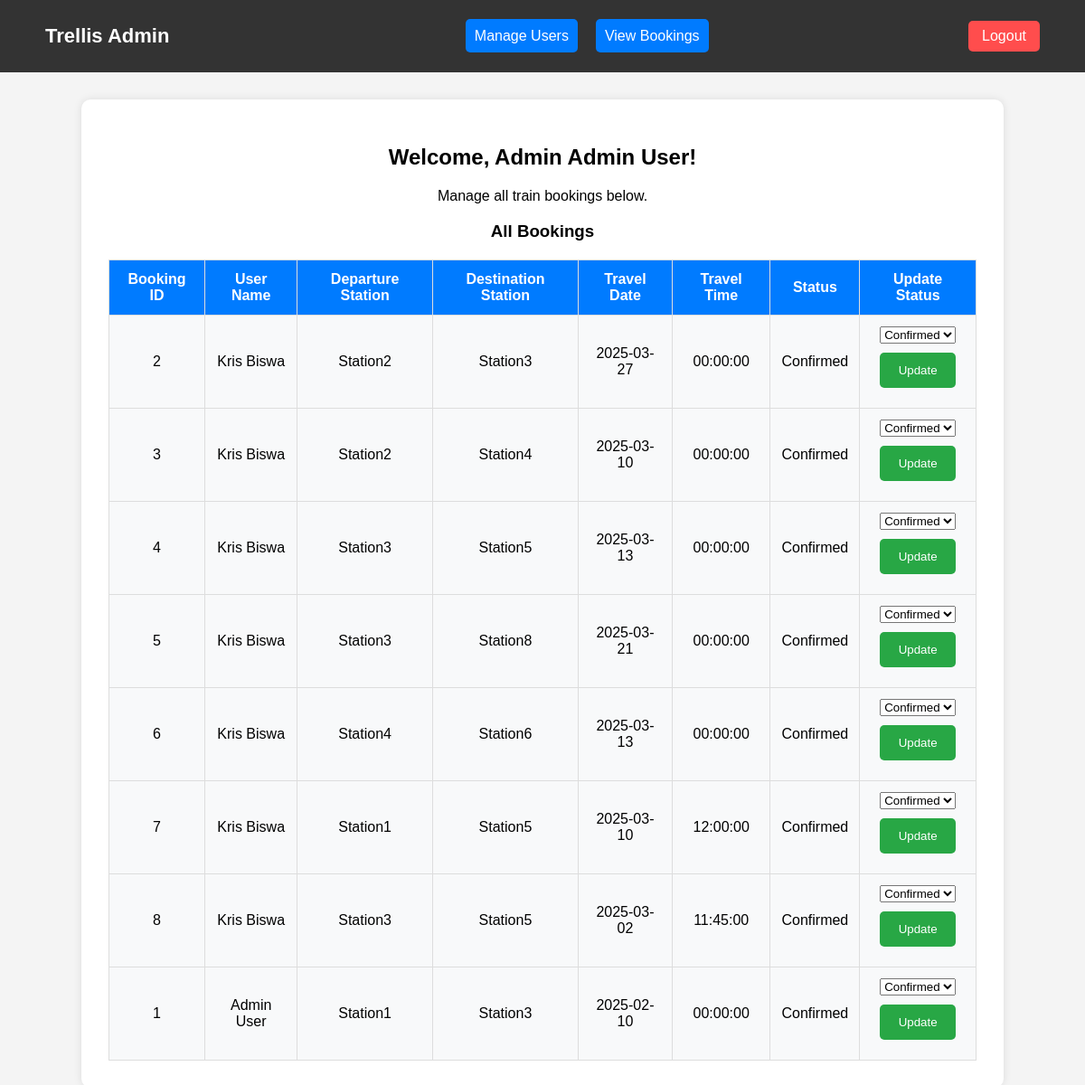
Screenshot of /view_bookings.php (signed in) with the database file from the repository.
### tables this page shows
CREATE TABLE IF NOT EXISTS `bookings` (
  `booking_id` int(11) NOT NULL AUTO_INCREMENT,
  `user_id` int(11) NOT NULL,
  `departure_station` varchar(100) NOT NULL,
  `destination_station` varchar(100) NOT NULL,
  `travel_date` date NOT NULL,
  `status` enum('Pending','Confirmed','Scheduled','Cancelled','Waiting','Accepted','Boarded') DEFAULT 'Pending',
  `created_at` timestamp NULL DEFAULT CURRENT_TIMESTAMP,
  `travel_time` time NOT NULL,
  `arrival_time` int(32) NOT NULL DEFAULT 0,
  PRIMARY KEY (`booking_id`),
  KEY `user_id` (`user_id`)
);

CREATE TABLE IF NOT EXISTS `users` (
  `id` int(11) NOT NULL AUTO_INCREMENT,
  `first_name` varchar(50) NOT NULL,
  `last_name` varchar(50) NOT NULL,
  `email` varchar(100) NOT NULL,
  `password` varchar(255) NOT NULL,
  `phone_number` varchar(20) NOT NULL,
  `birthday` date NOT NULL,
  `created_at` timestamp NULL DEFAULT CURRENT_TIMESTAMP,
  `is_admin` tinyint(1) NOT NULL DEFAULT '0',
  PRIMARY KEY (`id`),
  UNIQUE KEY `email` (`email`)
);

### view_bookings.php (the view, shortened to what this page needs)
<?php
include 'includes/db_config.php';
$admin_name = $_SESSION["first_name"] . " " . $_SESSION["last_name"];
?>
<!DOCTYPE html>
<html lang="en">
<head>
    <link rel="stylesheet" href="assets/css/style.css">
</head>
<body>
    <nav class="navbar">
        <div class="nav-logo">Trellis Admin</div>
        <ul class="nav-links">
            <li><a href="admin_dashboard.php">Manage Users</a></li>
            <li><a href="#">View Bookings</a></li>
        </ul>
        <a href="logout.php" class="logout-btn">Logout</a>
    </nav>
    <div class="admin-container">
        <h2>Welcome, Admin <?php echo htmlspecialchars($admin_name); ?>!</h2>
        <p>Manage all train bookings below.</p>
        <h3>All Bookings</h3>
        <table>
            <thead>
                <tr>
                    <th>Booking ID</th>
                    <th>User Name</th>
                    <th>Departure Station</th>
                    <th>Destination Station</th>
                    <th>Travel Date</th>
                    <th>Travel Time</th>
                    <th>Status</th>
                    <th>Update Status</th>
                </tr>
            </thead>
            <tbody>
                <?php
                $result = $conn->query("SELECT b.booking_id, u.first_name, u.last_name, b.departure_station,
                        b.destination_station, b.travel_date, b.travel_time, b.status
                        FROM bookings b
                        JOIN users u ON b.user_id = u.id");
                while ($row = $result->fetch_assoc()) {
                    echo "<tr>
                            <td>{$row['booking_id']}</td>
                            <td>{$row['first_name']} {$row['last_name']}</td>
                            <td>{$row['departure_station']}</td>
                            <td>{$row['destination_station']}</td>
                            <td>{$row['travel_date']}</td>
                            <td>{$row['travel_time']}</td>
                            <td>{$row['status']}</td>
                            <td>
                                <form action='update_booking.php' method='post'>
                                    <input type='hidden' name='booking_id' value='{$row['booking_id']}'>
                                    <select name='status' required>
                                        <option value='Pending' " . ($row['status'] == 'Pending' ? 'selected' : '') . ">Pending</option>
                                        <option value='Confirmed' " . ($row['status'] == 'Confirmed' ? 'selected' : '') . ">Confirmed</option>
                                        <option value='Cancelled' " . ($row['status'] == 'Cancelled' ? 'selected' : '') . ">Cancelled</option>
                                    </select>
                                    <button type='submit'>Update</button>
                                </form>
                            </td>
                          </tr>";
                }
                ?>
            </tbody>
        </table>
    </div>
</body>
</html>

### assets/css/style.css (style rules this page uses)
body { font-family: Arial, sans-serif; background-color: #f4f4f4; margin: 0; padding: 0; }
input, button { width: calc(100% - 20px); padding: 12px; margin: 10px 0; border: 1px solid #ccc; border-radius: 5px; display: block; margin-left: auto; margin-right: auto; }
button { background-color: #28a745; color: white; border: none; cursor: pointer; }
.navbar { display: flex; justify-content: space-between; align-items: center; background: #333; padding: 15px 50px; color: white; }
.nav-logo { font-size: 22px; font-weight: bold; }
.nav-links { list-style: none; display: flex; gap: 20px; }
.nav-links li { display: inline; }
.nav-links a { color: white; text-decoration: none; font-size: 16px; padding: 10px; background: #007bff; border-radius: 5px; }
.logout-btn { background: #88c000; color: white; padding: 8px 15px; text-decoration: none; border-radius: 5px; }
.admin-container { width: 80%; margin: auto; background: white; padding: 30px; border-radius: 10px; box-shadow: 0px 0px 10px rgba(0, 0, 0, 0.1); text-align: center; margin-top: 30px; }
table { width: 100%; border-collapse: collapse; margin-top: 20px; }
th, td { border: 1px solid #ddd; padding: 12px; text-align: center; }
th { background: #007bff; color: white; }
td { background: #f8f9fa; }
.logout-btn { background: #ff4d4d; color: white; padding: 8px 15px; text-decoration: none; border-radius: 5px; }

### rows the page displays
bookings: booking_id "2", user.first_name "Kris", user.last_name "Biswa", departure_station "Station2", destination_station "Station3", travel_date "2025-03-27", travel_time "00:00:00", status "Confirmed"
bookings: booking_id "3", user.first_name "Kris", user.last_name "Biswa", departure_station "Station2", destination_station "Station4", travel_date "2025-03-10", travel_time "00:00:00", status "Confirmed"
bookings: booking_id "4", user.first_name "Kris", user.last_name "Biswa", departure_station "Station3", destination_station "Station5", travel_date "2025-03-13", travel_time "00:00:00", status "Confirmed"
bookings: booking_id "5", user.first_name "Kris", user.last_name "Biswa", departure_station "Station3", destination_station "Station8", travel_date "2025-03-21", travel_time "00:00:00", status "Confirmed"
bookings: booking_id "6", user.first_name "Kris", user.last_name "Biswa", departure_station "Station4", destination_station "Station6", travel_date "2025-03-13", travel_time "00:00:00", status "Confirmed"
bookings: booking_id "7", user.first_name "Kris", user.last_name "Biswa", departure_station "Station1", destination_station "Station5", travel_date "2025-03-10", travel_time "12:00:00", status "Confirmed"
bookings: booking_id "8", user.first_name "Kris", user.last_name "Biswa", departure_station "Station3", destination_station "Station5", travel_date "2025-03-02", travel_time "11:45:00", status "Confirmed"
bookings: booking_id "1", user.first_name "Admin", user.last_name "User", departure_station "Station1", destination_station "Station3", travel_date "2025-02-10", travel_time "00:00:00", status "Confirmed"

### other values shown
$admin_name "Admin User"
